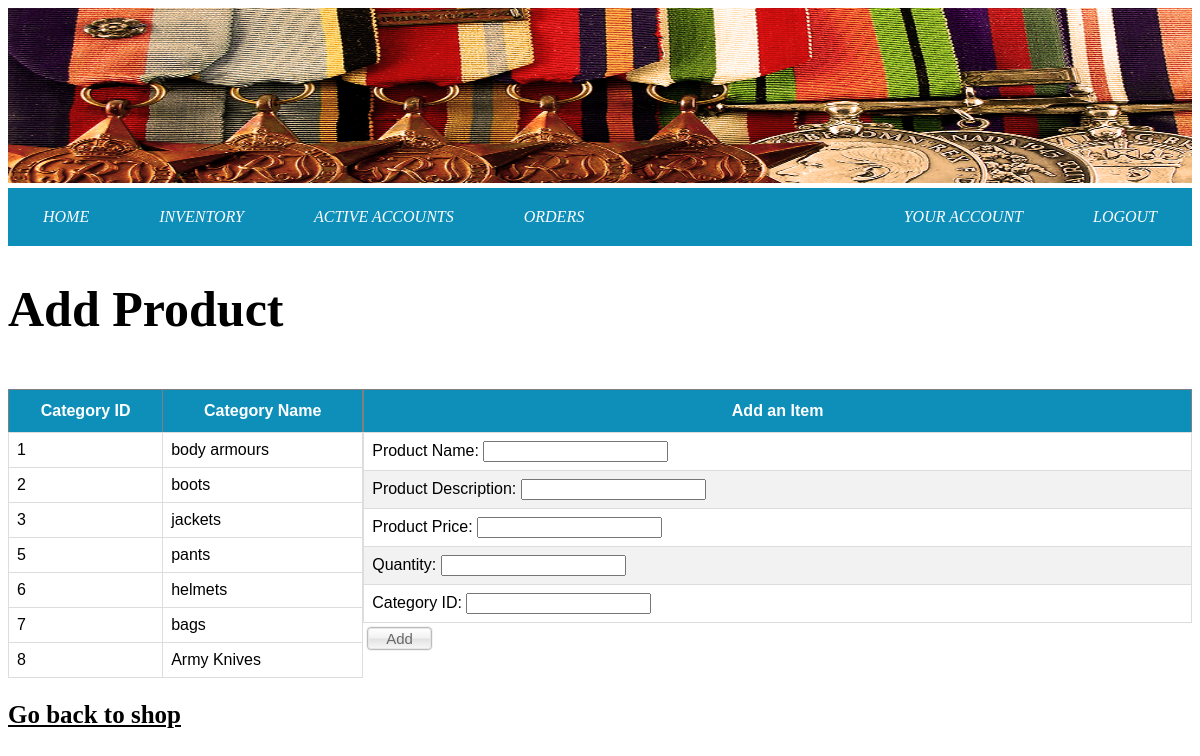
The app's page /ADD_PRODUCT.php (signed in) with its own data.
### tables this page shows
CREATE TABLE `category` (
  `category_id` int(2) NOT NULL,
  `category_name` varchar(30) NOT NULL,
  `category_url` varchar(100) NOT NULL
);

### ADD_PRODUCT.php (the view, shortened to what this page needs)
<html>
  <head>
     <link rel="stylesheet" type="text/css" href="QMDB_01.css">
  </head>
  <body>
    <header>
         <img id="headerImage" src="header.jpg" alt="2806 Logo" >
		<div id="header">
			<div id="navbar">
				<ul style="list-style-type:none;margin:0;padding:0;">
					<li><a href="qmdb_admin.php">HOME</a></li>
					<li><a href="QMDB_INVENTORY.php">INVENTORY</a></li>
					<li><a href="QMDB_ALL_ACCOUNTS.php">ACTIVE ACCOUNTS</a></li>
					<li><a href="ADMIN_ALL_ORDERS.php">ORDERS</a></li>
					<div id="rightmostElements">
					<li><a href="ADMIN_PROFILE.php">YOUR ACCOUNT</a></li>
					<li><a href="logout.php">LOGOUT</a></li>
					</div>
				</ul>
			</div>
		</div>
		</header>
    <h1 style="font-size: 50px;">Add Product</h1>
    <table border="1" id="legend" class=two>
       <thead>
           <tr>
             <th>Category ID</th>
             <th>Category Name</th>
           </tr>
       </thead>
     <?php
        include('connection.php');
        $STH = $DBH->prepare("SELECT * FROM category");
        $STH->execute();
        while($row = $STH->fetch())
		 {
            $category_id = $row['category_id'];
            $category_name = $row['category_name'];
     ?>
       <tbody>
           <tr>
             <td>
                 <?php echo"$category_id"?>
             </td>
             <td><?php echo"$category_name"?></td>
           </tr>
       </tbody>
    <?php
        }
    ?>
    </table>
    <br/>
    <form action="" method="post">
        <table border="1" id="addForm" class="one">
          <thead>
             <tr>
                 <th>Add an Item</th>
             </tr>
          </thead>
          <tbody>
              <tr><td>Product Name: <input type="text" name="prodName"/></td></tr>
              <tr><td>Product Description: <input type="text" name="prodDesc"/></td></tr>
              <tr><td>Product Price: <input type="text" name="prodPrice"/></td></tr>
              <tr><td>Quantity: <input type="text" name="prodQuantity"/></td></tr>
              <tr><td>Category ID: <input type="text" name="catID"/></td></tr>
          </tbody>
        </table>
        <input type="submit" name="submit_add" value="Add"/>
     </form>
    <br/><br/>
    <a style="font-weight: bold; color: #000000; font-size: 25px;" href="QMDB_INVENTORY.php">Go back to shop</a>
  </body>
</html>

### QMDB_01.css (style rules this page uses)
body { background: #FFFFFF; }
#header { height: auto; position: relative; }
#header ul { list-style-type: none; margin: 0; padding: 0; overflow: hidden; background-color: #0D8FBA; }
#header li { margin: 10px; float: left; }
#header li a { text-decoration: small-caps; display: block; color: white; text-align: center; padding: 10px 25px; text-decoration: none; font-style: oblique; }
#rightmostElements { float:right; }
#headerImage { width:100%; height: 175px; margin-bottom: 5px; }

### ADD_PRODUCT.php (style rules this page uses)
#legend { font-family: "Trebuchet MS", Arial, Helvetica, sans-serif; border-collapse: collapse; width: 30%; }
#legend td, #customers th { border: 1px solid #ddd; text-align: left; padding: 8px; }
#legend th { padding-top: 12px; padding-bottom: 12px; background-color: #0D8FBA; color: white; }
#addForm { font-family: "Trebuchet MS", Arial, Helvetica, sans-serif; border-collapse: collapse; width: 70%; }
#addForm td, #customers th { border: 1px solid #ddd; text-align: left; padding: 8px; }
#addForm tr:nth-child(even) { background-color: #f2f2f2 }
#addForm th { padding-top: 12px; padding-bottom: 12px; background-color: #0D8FBA; color: white; }
table.one { position:relative; float:right; }
table.two { position:relative; float:left; margin-top: 18px; }
input[type=submit] { border : solid 1px #e6e6e6; border-radius : 3px; -webkit-box-shadow : 0px 0px 2px rgba(0,0,0,1.0); -moz-box-shadow : 0px 0px 2px rgba(0,0,0,1.0); box-shadow : 0px 0px 2px rgba(0,0,0,1.0); font-size : 15px; color : #696869; padding : 1px 17px; background : #ffffff; background : -webkit-gradient(linear, left top, left bottom, color-stop(0%,#ffffff), color-stop(49%,#f1f1f1), color-stop(51%,#e1e1e1), color-stop(100%,#f6f6f6)); background : -moz-linear-gradient(top, #ffffff 0%, #f1f1f1 49%, #e1e1e1 51%, #f6f6f6 100%); background : -webkit-linear-gradient(top, #ffffff 0%, #f1f1f1 49%, #e1e1e1 51%, #f6f6f6 100%); background : -o-linear-gradient(top, #ffffff 0%, #f1f1f1 49%, #e1e1e1 51%, #f6f6f6 100%); background : -ms-linear-gradient(top, #ffffff 0%, #f1f1f1 49%, #e1e1e1 51%, #f6f6f6 100%); background : linear-gradient(top, #ffffff 0%, #f1f1f1 49%, #e1e1e1 51%, #f6f6f6 100%); filter : progid:DXImageTransform.Microsoft.gradient( startColorstr='#ffffff', endColorstr='#f6f6f6',GradientType=0 ); margin-left: 5px; margin-top: 5px; }

### records on screen
category: category_id "1", category_name "body armours"
category: category_id "2", category_name "boots"
category: category_id "3", category_name "jackets"
category: category_id "5", category_name "pants"
category: category_id "6", category_name "helmets"
category: category_id "7", category_name "bags"
category: category_id "8", category_name "Army Knives"
